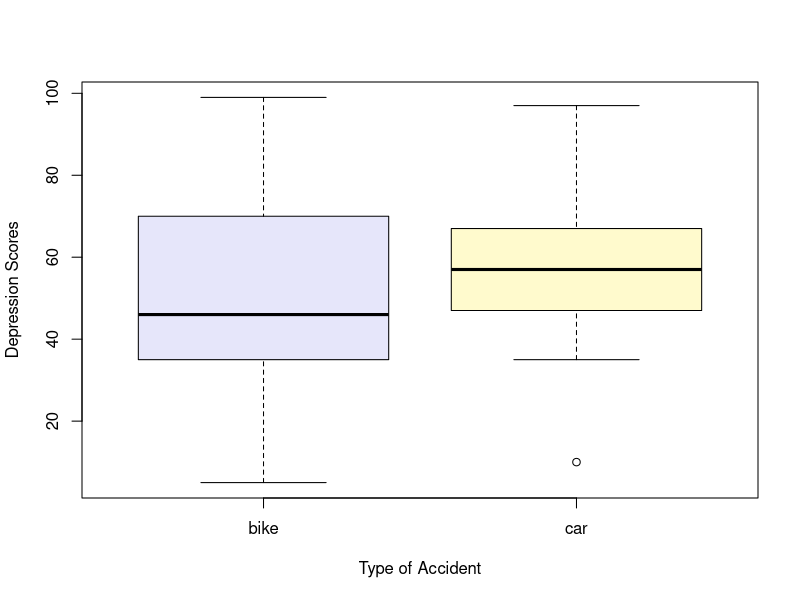

This figure's R source:
## ---- chunk 1
library(tidyverse)
## ---- chunk 2
# bike crash history depression scores and key characteristics
bike = c(45, 39, 25, 47, 49, 5, 70, 99, 74, 37, 99, 35, 8, 59)

mean(bike)
median(bike)
max(bike) - min (bike)
sd(bike)
summary(bike)
## ---- chunk 3
# car crash depression scores dataset and key characteristics
car = c(67, 50, 85, 43, 64, 35, 47, 97, 58, 58, 10, 56, 50)

mean(car)
median(car)
max(car) - min(car)
sd(car)
summary(car)
## ---- chunk 4
# combining the two vectors of bike crash history depression scores and car crash history depression scores
crash_history = cbind(bike, car)
## ---- chunk 5
# boxplot of depression scores stratified by type of accident
boxplot(
  crash_history, 
  title = "Boxplot of Depression Scores by Type of Accident", 
  ylab = "Depression Scores", 
  xlab = "Type of Accident",
  col = c("lavender", "lemonchiffon") 
)
## ---- chunk 6
# probability of having dementia
P_D = 0.05

# probability of positive CT scan given she has dementia
P_P_given_D = 0.80

# probability of positive CT scan given she does not have dementia
P_P_given_no_D = 0.10
## ---- chunk 7
# probability of not having dementia
P_no_D = 1 - P_D
## ---- chunk 8
# probability of positive CT scan
P_P = (P_P_given_D * P_D) + (P_P_given_no_D * P_no_D)
## ---- chunk 9
# probability of having dementia given a positive CT scan
P_D_given_P = (P_P_given_D * P_D)/(P_P)
